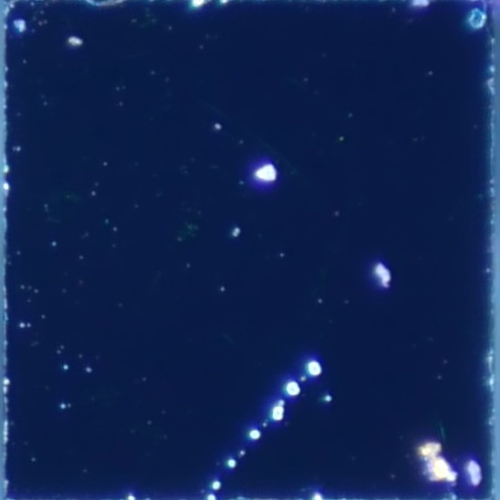
#> input picture project_demo/test001.jpg, 1000 x 1000 px, found by its file name (shown at 1/2 size)
$ python fillborder.py
#> lines starting #> are read from the running program, lines starting #| are printed output that depends on the picture; after the words box and inside, x2 and y2 are one past the last pixel; in counts of white or black regions, pixels touching at a corner belong together
import cv2
import numpy as np
import os

def nothing(*arg):
    pass

def img2ret(img, minThreshold):
    img = img.copy()
    _, binaryzation = cv2.threshold(img, minThreshold, 255, cv2.THRESH_BINARY)
    mask = np.zeros(binaryzation.shape).astype(binaryzation.dtype)
    # mask = cv2.bitwise_not(mask, mask)
    # 找到所有的轮廓
    contours, _ = cv2.findContours(binaryzation, cv2.RETR_LIST, cv2.CHAIN_APPROX_SIMPLE)


    # areas = [cv2.contourArea(c) for c in contours]
    # max_idx = np.argmax(areas)
    # print(max_idx)
    sorted_cnts = sorted(contours, key=lambda x: cv2.contourArea(cv2.boxPoints(cv2.minAreaRect(x))), reverse=True)
    try:
        # print(1)
        cv2.fillPoly(mask,[sorted_cnts[1]],[255, 255, 255])
        kernel = np.ones((5, 5), dtype=np.uint8)
        mask = cv2.dilate(mask, kernel, 2)
        cv2.drawContours(binaryzation, [sorted_cnts[1]], -1, (0, 0, 0), 2)
        result = cv2.bitwise_and(binaryzation,mask)


        # [4 lines of commented-out code are left out]
    except:
        # print(0)
        cv2.fillPoly(mask,[sorted_cnts[0]],[255, 255, 255])
        cv2.drawContours(binaryzation, [sorted_cnts[0]], -1, (0, 0, 0), 2)
        result = cv2.bitwise_and(binaryzation,mask)

        # [4 lines of commented-out code are left out]

    return img, result, mask

def saveResult():
    imgpath = r"C:\Users\Administrator\Desktop\issues\croped\kehen_unnamed_4_0.jpg"

def test(bb, gg, rr, GG):
    # imgpath = r"C:\Users\Administrator\Desktop\issues\croped\kehen_unnamed_4_0.jpg"
#> called with bb = 50, gg = 50, rr = 50, GG = 50
    img = cv2.imread(imgpath)
#> img is the input picture: shape (1000, 1000, 3); mean B, G, R 81.9, 36, 16.1
    Gimg = cv2.cvtColor(img, cv2.COLOR_RGB2GRAY)
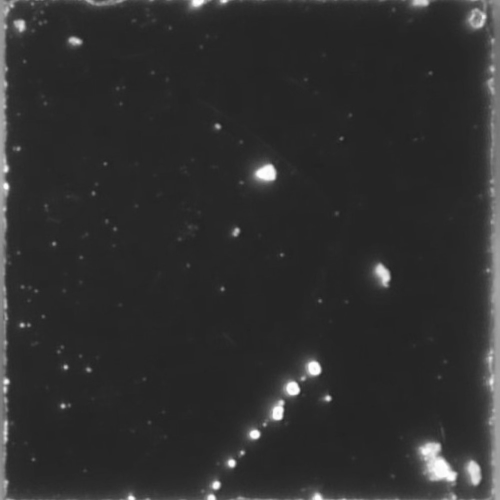
#> Gimg: shape (1000, 1000) (shown at 1/2 size); min 32, max 255, mean 47.5
    mask = img.copy()
    b, g, r = cv2.split(img)
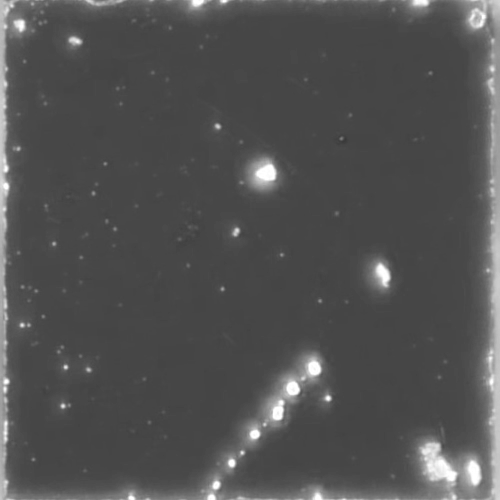
#> b: shape (1000, 1000) (shown at 1/2 size); min 56, max 255, mean 81.9
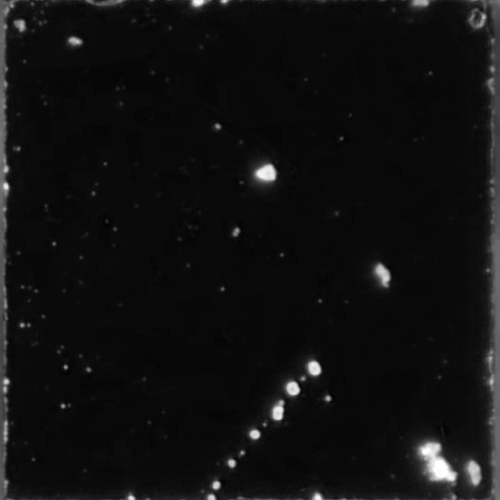
#> r: shape (1000, 1000) (shown at 1/2 size); min 0, max 255, mean 16.1
    # 二值化，100为阈值，小于100的变为255，大于100的变为0
    # cv2.THRESH_BINARY
    # cv2.THRESH_BINARY_INV
    # cv2.THRESH_TRUNC
    # cv2.THRESH_TOZERO_INV
    # cv2.THRESH_TOZERO
    # print(bb, gg, rr, GG)

    bimg, bresult, bstencil = img2ret(b, bb)
#> in img2ret, `contours, _ = cv2.findContours(binaryzation, cv2.RETR_LIST, cv2.CHAIN_..`: contours = [[[0, 0], [0, 999], [999, 999], [999, 0]]]
#> in img2ret, `cv2.drawContours(binaryzation, [sorted_cnts[0]], -1, (0, 0, 0), 2)`:
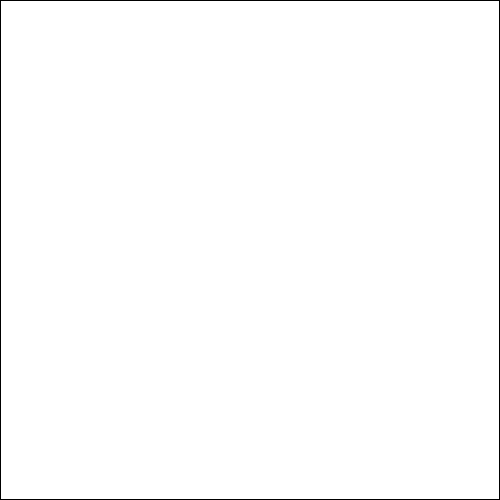
#> binaryzation: shape (1000, 1000) (shown at 1/2 size); 99.2% white; 1 black region, box (x1, y1, x2, y2) and area: (0, 0, 1000, 1000) 7984
    gimg, gresult, gstencil = img2ret(g, gg)
#> in img2ret (call 2), `contours, _ = cv2.findContours(binaryzation, cv2.RETR_LIST, cv2.CHAIN_..`: contours = 98 contours, 43 with area under 20; largest, box (x1, y1, x2, y2) and area: (0, 0, 1000, 1000) 63867, (523, 756, 602, 856) 3000, (922, 915, 966, 975) 1840, (501, 324, 555, 369) 1771, (596, 716, 645, 765) 1557
#> in img2ret (call 2), `sorted_cnts = sorted(contours, key=lambda x: cv2.contourArea(cv2.boxPo..`: sorted_cnts has the same summary as contours
    rimg, rresult, rstencil = img2ret(r, rr)
#> in img2ret (call 3), `contours, _ = cv2.findContours(binaryzation, cv2.RETR_LIST, cv2.CHAIN_..`: contours = 97 contours, 49 with area under 20; largest, box (x1, y1, x2, y2) and area: (930, 0, 1000, 1000) 18446, (0, 0, 42, 1000) 12734, (828, 877, 931, 1000) 5618, (504, 323, 555, 370) 1737, (924, 916, 965, 978) 1702
#> in img2ret (call 3), `sorted_cnts = sorted(contours, key=lambda x: cv2.contourArea(cv2.boxPo..`: sorted_cnts has the same summary as contours
    Gimg, Gesult, Gstencil = img2ret(Gimg, GG)
#> call 4 of img2ret, with minThreshold = 50
#> in img2ret (call 4), `contours, _ = cv2.findContours(binaryzation, cv2.RETR_LIST, cv2.CHAIN_..`: contours = 192 contours, 109 with area under 20; largest, box (x1, y1, x2, y2) and area: (0, 0, 1000, 1000) 998001, (12, 4, 970, 989) 881882, (477, 308, 560, 385) 3971, (733, 516, 784, 582) 2312, (130, 68, 168, 100) 861
#> in img2ret (call 4), `sorted_cnts = sorted(contours, key=lambda x: cv2.contourArea(cv2.boxPo..`: sorted_cnts has the same summary as contours
#> in img2ret (call 4), `result = cv2.bitwise_and(binaryzation,mask)`:
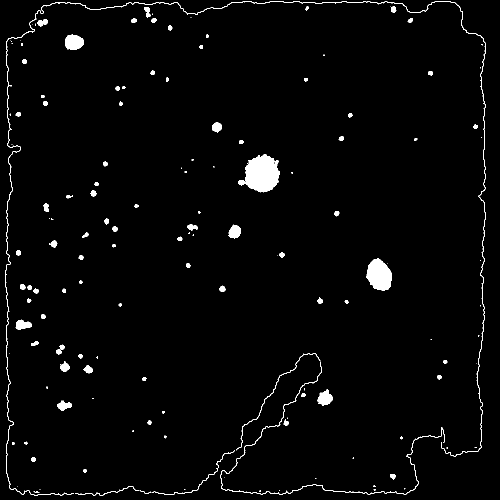
#> result: shape (1000, 1000) (shown at 1/2 size); 2.2% white; 148 white regions (54 under 20 px)

    _, binaryzation = cv2.threshold(g, minThreshold, 255, cv2.THRESH_BINARY)
    stencil = np.zeros(binaryzation.shape).astype(binaryzation.dtype)
    # 找到所有的轮廓
    contours, _ = cv2.findContours(binaryzation, cv2.RETR_LIST, cv2.CHAIN_APPROX_SIMPLE)
#> contours = 98 contours, 43 with area under 20; largest, box (x1, y1, x2, y2) and area: (0, 0, 1000, 1000) 63867, (523, 756, 602, 856) 3000, (922, 915, 966, 975) 1840, (501, 324, 555, 369) 1771, (596, 716, 645, 765) 1557


    # [15 lines of commented-out code are left out]

    bresult = cv2.cvtColor(bresult, cv2.COLOR_GRAY2RGB)
    bstencil = cv2.cvtColor(bstencil, cv2.COLOR_GRAY2RGB)
#> bstencil: shape (1000, 1000, 3); every value is 255

    gresult = cv2.cvtColor(gresult, cv2.COLOR_GRAY2RGB)
#> gresult: shape (1000, 1000, 3); 0.06% white; 8 white regions (7 under 20 px), largest, box (x1, y1, x2, y2) and area: (798, 2, 866, 18) 591
    gstencil = cv2.cvtColor(gstencil, cv2.COLOR_GRAY2RGB)
#> gstencil: shape (1000, 1000, 3); 0.25% white; 1 white region, box (x1, y1, x2, y2) and area: (562, 0, 879, 22) 2534

    rresult = cv2.cvtColor(rresult, cv2.COLOR_GRAY2RGB)
#> rresult: shape (1000, 1000, 3); 0.94% white; 1 white region, box (x1, y1, x2, y2) and area: (2, 2, 32, 998) 9351
    rstencil = cv2.cvtColor(rstencil, cv2.COLOR_GRAY2RGB)
#> rstencil: shape (1000, 1000, 3); 1.6% white; 1 white region, box (x1, y1, x2, y2) and area: (0, 0, 44, 1000) 16330

    Gesult = cv2.cvtColor(Gesult, cv2.COLOR_GRAY2RGB)
#> Gesult: shape (1000, 1000, 3); 2.2% white; 148 white regions (54 under 20 px), largest, box (x1, y1, x2, y2) and area: (477, 308, 560, 385) 4096, (733, 516, 784, 582) 2396, (421, 2, 972, 913) 1959
    Gstencil = cv2.cvtColor(Gstencil, cv2.COLOR_GRAY2RGB)
#> Gstencil: shape (1000, 1000, 3); 89.8% white; 1 black region, box (x1, y1, x2, y2) and area: (0, 0, 1000, 1000) 102490

    bhist = np.hstack([img, bresult, bstencil])
    ghist = np.hstack([img, gresult, gstencil])
    rhist = np.hstack([img, rresult, rstencil])
    Ghist = np.hstack([img, Gesult, Gstencil])
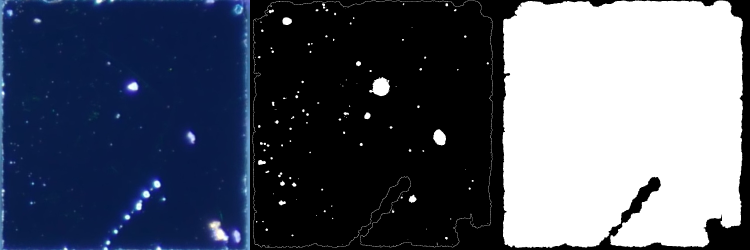
#> Ghist: shape (1000, 3000, 3) (shown at 1/4 size); mean B, G, R 105.4, 90.1, 83.5

    Hist = np.vstack([bhist, ghist, rhist, Ghist])
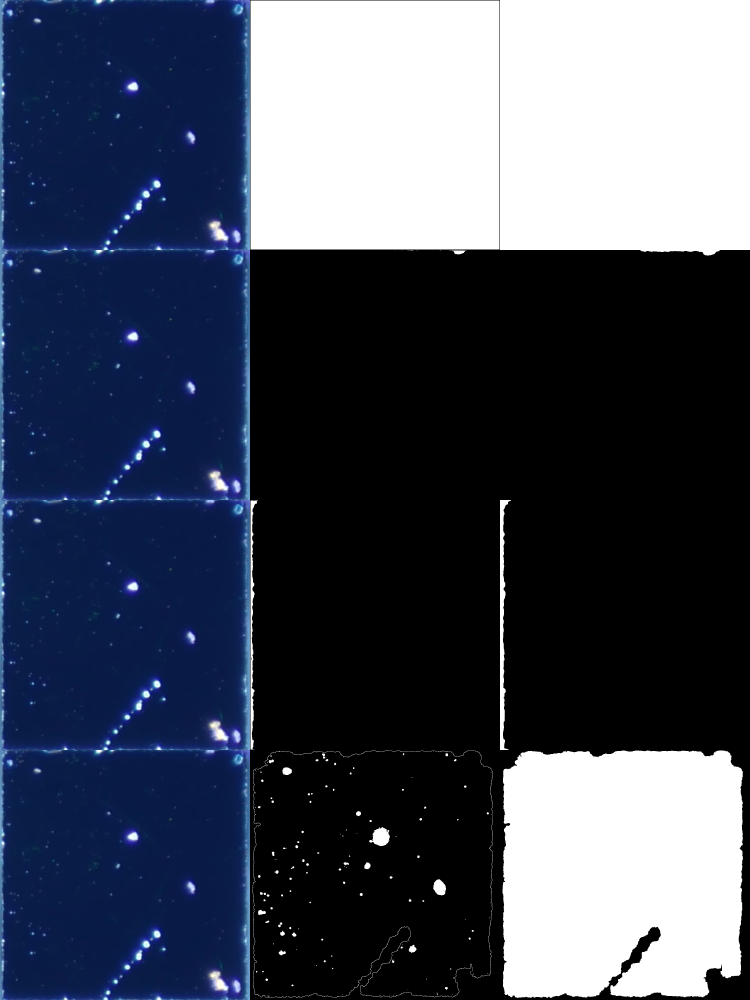
#> Hist: shape (4000, 3000, 3) (shown at 1/4 size); mean B, G, R 89.8, 74.5, 67.8
    cv2.imshow('window', Hist)
    return Hist
    # cv2.imshow('masked', result)
    # cv2.imshow('binaryzation', stencil)
    # cv2.waitKey(0)

# [12 lines left out: function t2, not called in this run]

# t2()

def main():
    cv2.namedWindow("window", cv2.WINDOW_NORMAL)
    cv2.resizeWindow('window', 800, 780)
    cv2.createTrackbar('b', 'window', minThreshold, maxThreshold, nothing)
    cv2.createTrackbar('g', 'window', minThreshold, maxThreshold, nothing)
    cv2.createTrackbar('r', 'window', minThreshold, maxThreshold, nothing)
    cv2.createTrackbar('gray', 'window', minThreshold, maxThreshold, nothing)


    # cv2.createTrackbar('Show', 'window',0,1,nothing)

    while True:
        bb = cv2.getTrackbarPos('b', 'window')
        gg = cv2.getTrackbarPos('g', 'window')
        rr = cv2.getTrackbarPos('r', 'window')
        GG = cv2.getTrackbarPos('gray', 'window')

        Hist = test(bb, gg, rr, GG)

        ch = cv2.waitKey(1) & 0xFF
#> (key Esc is pressed here)
        if ch == 27:
            break
    dst = r"C:\Users\Administrator\Desktop\issues\croped\mask"
    # cv2.imwrite(os.path.join(dst, "{}={}-{}-{}-{}.jpg").format(ii, bb, gg, rr, GG), Hist)
    print("{}: {} {} {} {}".format(imgpath, bb, gg, rr ,GG))
    cv2.destroyAllWindows()

if __name__ == '__main__':
    # writen = ['10_201908302_2_1.jpg', '10_201908302_2_1.jpg', '10_201908302_5_0.jpg', '10_201908302_5_1.jpg', \
    #     '1_201908302_6_0.jpg', '1_201908302_8_0.jpg', '3_201908302_4_1.jpg', '3_201908302_5_0.jpg', \
    #         '3_201908302_7_1.jpg', '4_201908302_1_0.jpg', '4_201908302_1_1.jpg']
    minThreshold = 50
    maxThreshold = 254
    # imgpath = r"C:\Users\Administrator\Desktop\issues\croped\5_201908302_5_1.jpg"
    root = r"C:\Users\Administrator\Desktop\issues\croped"
    #for ii in os.listdir(root):
        #if ii not in writen:
            # imgpath = os.path.join(root, ii)
    imgpath = r'D:\code\image-processing-training\Transform_demo\test001.jpg'
        # print(imgpath)
    main()
    # [4 lines of commented-out code are left out]

$ run again, with project_demo/images/10_201908302_5_0.png saved as project_demo/test001.jpg
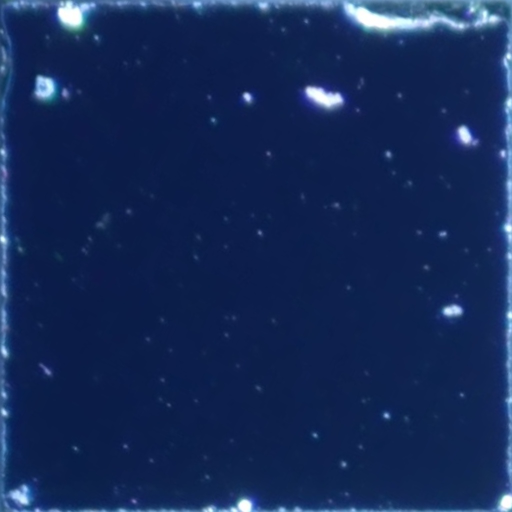
#> input picture project_demo/images/10_201908302_5_0.png, 1024 x 1024 px, found by its file name (shown at 1/2 size)
#> in test, img is the input picture: shape (1024, 1024, 3); mean B, G, R 87.5, 41.8, 20.8
#> in img2ret, `contours, _ = cv2.findContours(binaryzation, cv2.RETR_LIST, cv2.CHAIN_..`: contours = [[[0, 0], [0, 1023], [1023, 1023], [1023, 0]]]
#> in img2ret (call 2), `_, binaryzation = cv2.threshold(img, minThreshold, 255, cv2.THRESH_BIN..`:
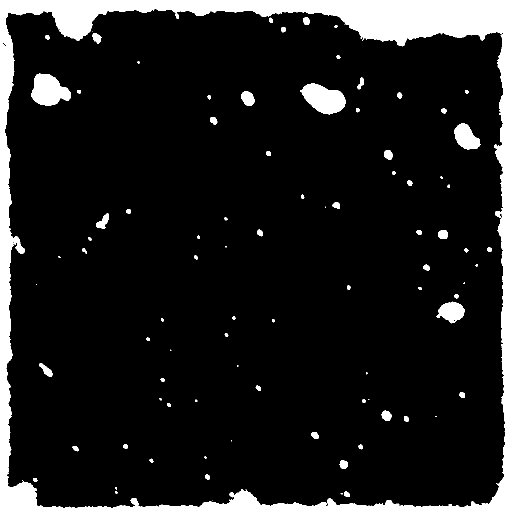
#> binaryzation: shape (1024, 1024) (shown at 1/2 size); 11.4% white; 95 white regions (29 under 20 px)
#> in img2ret (call 2), `contours, _ = cv2.findContours(binaryzation, cv2.RETR_LIST, cv2.CHAIN_..`: contours = 113 contours, 47 with area under 20; largest, box (x1, y1, x2, y2) and area: (0, 0, 1024, 1024) 1046529, (8, 17, 1012, 1018) 948116, (600, 166, 692, 229) 3548, (63, 147, 142, 212) 3350, (909, 246, 961, 299) 1701
#> sorted_cnts has the same summary as contours
#> result: shape (1024, 1024); 2.1% white; 101 white regions (32 under 20 px), largest, box (x1, y1, x2, y2) and area: (600, 166, 692, 229) 3656, (63, 147, 142, 212) 3464, (6, 15, 1014, 1012) 3369
#> in img2ret (call 3), `contours, _ = cv2.findContours(binaryzation, cv2.RETR_LIST, cv2.CHAIN_..`: contours = 81 contours, 38 with area under 20; largest, box (x1, y1, x2, y2) and area: (0, 0, 1024, 1024) 50566, (0, 286, 18, 807) 5866, (606, 170, 690, 224) 2946, (68, 150, 111, 203) 1726, (910, 249, 958, 295) 1323
#> sorted_cnts has the same summary as contours
#> result: shape (1024, 1024); 0.39% white; 4 white regions (1 under 20 px), largest, box (x1, y1, x2, y2) and area: (2, 329, 16, 749) 3538, (2, 756, 13, 802) 287, (2, 291, 13, 324) 243
#> in img2ret (call 4), `contours, _ = cv2.findContours(binaryzation, cv2.RETR_LIST, cv2.CHAIN_..`: contours = 401 contours, 270 with area under 20; largest, box (x1, y1, x2, y2) and area: (0, 0, 1024, 1024) 1046529, (14, 23, 988, 1012) 878856, (593, 150, 701, 237) 6256, (58, 136, 147, 214) 4514, (865, 584, 944, 657) 3354
#> sorted_cnts has the same summary as contours
#> result: shape (1024, 1024); 3.6% white; 301 white regions (159 under 20 px)
#> in test, `contours, _ = cv2.findContours(binaryzation, cv2.RETR_LIST, cv2.CHAIN_..`: contours = 113 contours, 47 with area under 20; largest, box (x1, y1, x2, y2) and area: (0, 0, 1024, 1024) 1046529, (8, 17, 1012, 1018) 948116, (600, 166, 692, 229) 3548, (63, 147, 142, 212) 3350, (909, 246, 961, 299) 1701
#> bresult: shape (1024, 1024, 3); 99.2% white; 1 black region, box (x1, y1, x2, y2) and area: (0, 0, 1024, 1024) 8176
#> bstencil: shape (1024, 1024, 3); every value is 255
#> gstencil: shape (1024, 1024, 3); 91.7% white; 5 black regions (2 under 20 px), largest, box (x1, y1, x2, y2) and area: (0, 0, 1024, 1024) 86938, (36, 492, 46, 504) 62, (265, 1000, 274, 1009) 35
#> rstencil: shape (1024, 1024, 3); 0.76% white; 1 white region, box (x1, y1, x2, y2) and area: (0, 284, 20, 809) 8009
#> Gesult: shape (1024, 1024, 3); 3.6% white; 301 white regions (159 under 20 px), largest, box (x1, y1, x2, y2) and area: (593, 150, 701, 237) 6422, (58, 136, 147, 214) 4652, (865, 584, 944, 657) 3473
#> Gstencil: shape (1024, 1024, 3); 85.3% white; 3 black regions (1 under 20 px), largest, box (x1, y1, x2, y2) and area: (0, 0, 1024, 1024) 153857, (92, 70, 102, 84) 80
#> in test, `Hist = np.vstack([bhist, ghist, rhist, Ghist])`:
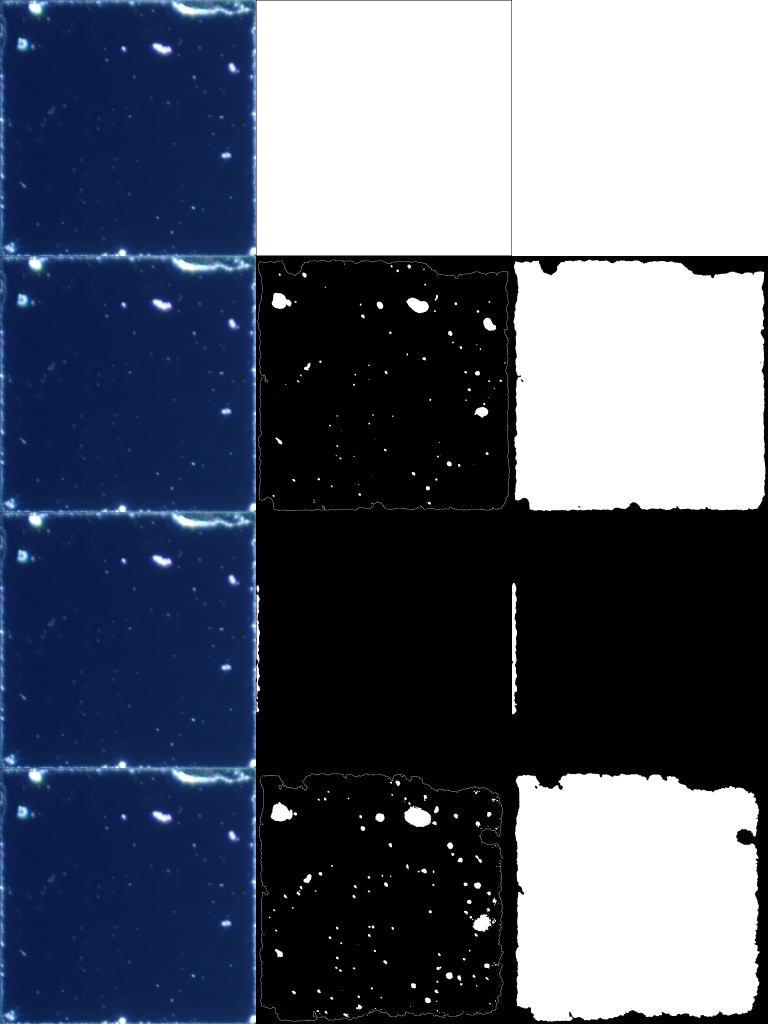
#> Hist: shape (4096, 3072, 3) (shown at 1/4 size); mean B, G, R 110.6, 95.3, 88.4
